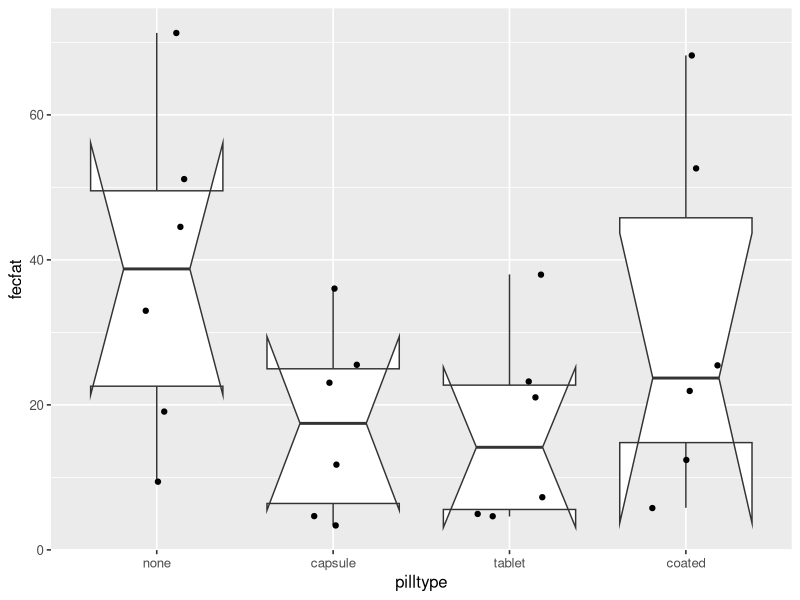
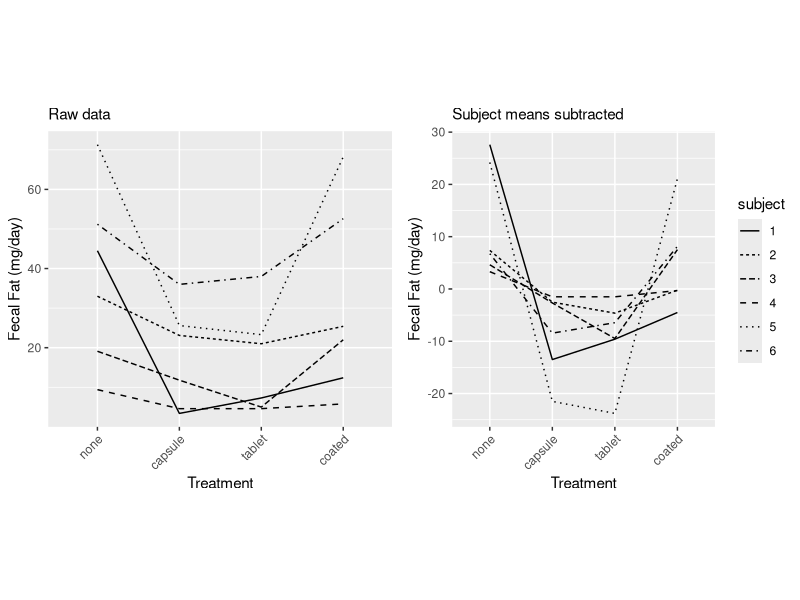
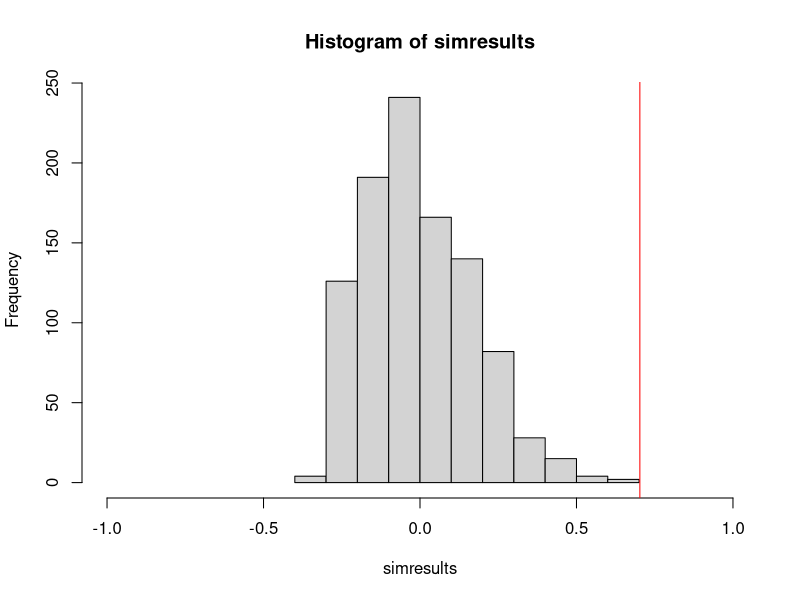

Generate these figures, in order, with R:
## ---- chunk 1
library(readr)
library(dplyr)
dat <- read_csv("fecfat.csv") %>%
  mutate(pilltype = factor(pilltype, levels=c("none", "capsule", "tablet", "coated"))) %>%
  mutate(subject = factor(subject))
## ---- chunk 2
library(ggplot2)
ggplot(dat, aes(x=pilltype, y=fecfat)) + 
  geom_boxplot(notch=TRUE) +
  geom_jitter(width = 0.2) +
  theme_grey(base_size = 12) +
  theme(legend.position = "none")
## ---- chunk 3
dat <- dat %>% group_by(subject) %>% 
  mutate(fecfatminusmean = fecfat - mean(fecfat)) %>%
  ungroup() %>%
  mutate(fecfatminusmean2 = residuals(lm(fecfat ~ subject, data = .)))
## ---- chunk 4
p1 <- ggplot(dat, aes(x = pilltype, y = fecfat, group = subject, lty = subject)) +
  geom_line() +
  labs(subtitle = "Raw data") +
  theme(axis.text.x = element_text(angle = 45, vjust = 1, hjust=1)) +
  xlab("Treatment") + ylab("Fecal Fat (mg/day)") +
  theme(legend.position = "none")
p2 <- ggplot(dat, aes(x = pilltype, y = fecfatminusmean, group = subject, lty = subject)) +
  geom_line() +
  labs(subtitle = "Subject means subtracted") +
  theme(axis.text.x = element_text(angle = 45, vjust = 1, hjust=1)) +
  xlab("Treatment") + ylab("Fecal Fat (mg/day)")
library(gridExtra)
grid.arrange(p1, p2, ncol=2, respect=TRUE)
## ---- chunk 5
library(tidyr)
dat %>%
  select(-starts_with("fecfatminus")) %>%
  pivot_wider(names_from =pilltype, values_from = fecfat) %>%
  select(-subject)
## ---- chunk 6
ICCfun <- function(x) {
  fit2way <- lm(fecfat ~ subject + pilltype, data = x)
  subjvar_uncorrected <- x %>% group_by(subject) %>%
    summarize(MEAN = mean(fecfat), .groups = "drop") %>%
    pull(MEAN) %>%
    var()
  correction <- sum(residuals(fit2way) ^ 2) / 15 / 4
  subjvar <- subjvar_uncorrected - correction
  residualvar <- sum(residuals(fit2way) ^ 2) / 15
  ICC <- subjvar / (subjvar + residualvar)
  output <- c(subjvar, residualvar, ICC)
  names(output) <- c("subjectvar", "residualvar", "ICC")
  return(output)
}
ICCfun(dat)
## ---- chunk 7
set.seed(1)
datrand <- dat %>% 
  group_by(pilltype) %>%
  mutate(subject = sample(subject)) %>%
  arrange(subject)
## ---- chunk 8
ICCfun(dat)
ICCfun(datrand)
## ---- chunk 9
simulateData <- function(x){
  x %>%
  group_by(pilltype) %>%
  mutate(subject = sample(subject)) %>%
  arrange(subject)
}
## ---- chunk 10
set.seed(1)
simresults <- replicate(n=999, ICCfun(simulateData(dat))[3])
## ---- chunk 11
hist(simresults, xlim = c(-1, 1))
abline(v = ICCfun(dat), col = "red")
## ---- chunk 12
sum(simresults > ICCfun(dat))
